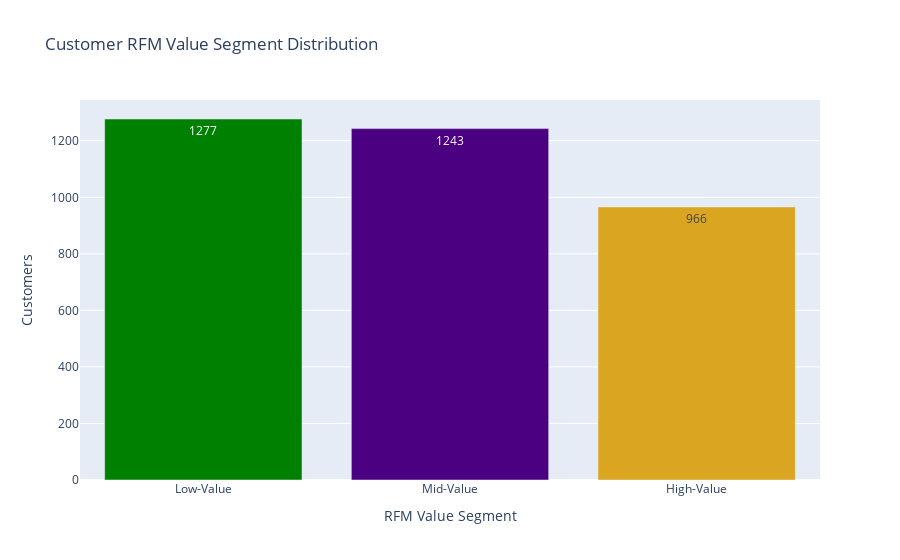

The notebook cell this image was saved under:
### Code cell
#plotting the rfm value distribution on a bar chart
fig = px.bar(segment_counts, x='value_segment', y='customers',color='value_segment',
             title='Customer RFM Value Segment Distribution',text='customers',
             color_discrete_map={'High-Value':'goldenrod','Mid-Value':'indigo','Low-Value':'green'})
fig.update_layout(xaxis_title='RFM Value Segment',yaxis_title='Customers',
                  showlegend=False)
fig.show()

### Figure 1 — Plotly figure (JSON) as saved in the notebook; plotly's stock layout.template omitted (floating-point values rounded to 4 significant figures)
{"data": [{"alignmentgroup": "True", "hovertemplate": "value_segment=%{x}<br>customers=%{text}<extra></extra>", "legendgroup": "Low-Value", "marker": {"color": "green", "pattern": {"shape": ""}}, "name": "Low-Value", "offsetgroup": "Low-Value", "orientation": "v", "showlegend": true, "text": [1277], "textposition": "auto", "type": "bar", "x": ["Low-Value"], "xaxis": "x", "y": [1277], "yaxis": "y"}, {"alignmentgroup": "True", "hovertemplate": "value_segment=%{x}<br>customers=%{text}<extra></extra>", "legendgroup": "Mid-Value", "marker": {"color": "indigo", "pattern": {"shape": ""}}, "name": "Mid-Value", "offsetgroup": "Mid-Value", "orientation": "v", "showlegend": true, "text": [1243], "textposition": "auto", "type": "bar", "x": ["Mid-Value"], "xaxis": "x", "y": [1243], "yaxis": "y"}, {"alignmentgroup": "True", "hovertemplate": "value_segment=%{x}<br>customers=%{text}<extra></extra>", "legendgroup": "High-Value", "marker": {"color": "goldenrod", "pattern": {"shape": ""}}, "name": "High-Value", "offsetgroup": "High-Value", "orientation": "v", "showlegend": true, "text": [966], "textposition": "auto", "type": "bar", "x": ["High-Value"], "xaxis": "x", "y": [966], "yaxis": "y"}], "layout": {"barmode": "relative", "legend": {"title": {"text": "value_segment"}, "tracegroupgap": 0}, "showlegend": false, "title": {"text": "Customer RFM Value Segment Distribution"}, "xaxis": {"anchor": "y", "categoryarray": ["Low-Value", "Mid-Value", "High-Value"], "categoryorder": "array", "domain": [0, 1], "title": {"text": "RFM Value Segment"}}, "yaxis": {"anchor": "x", "domain": [0, 1], "title": {"text": "Customers"}}}}
